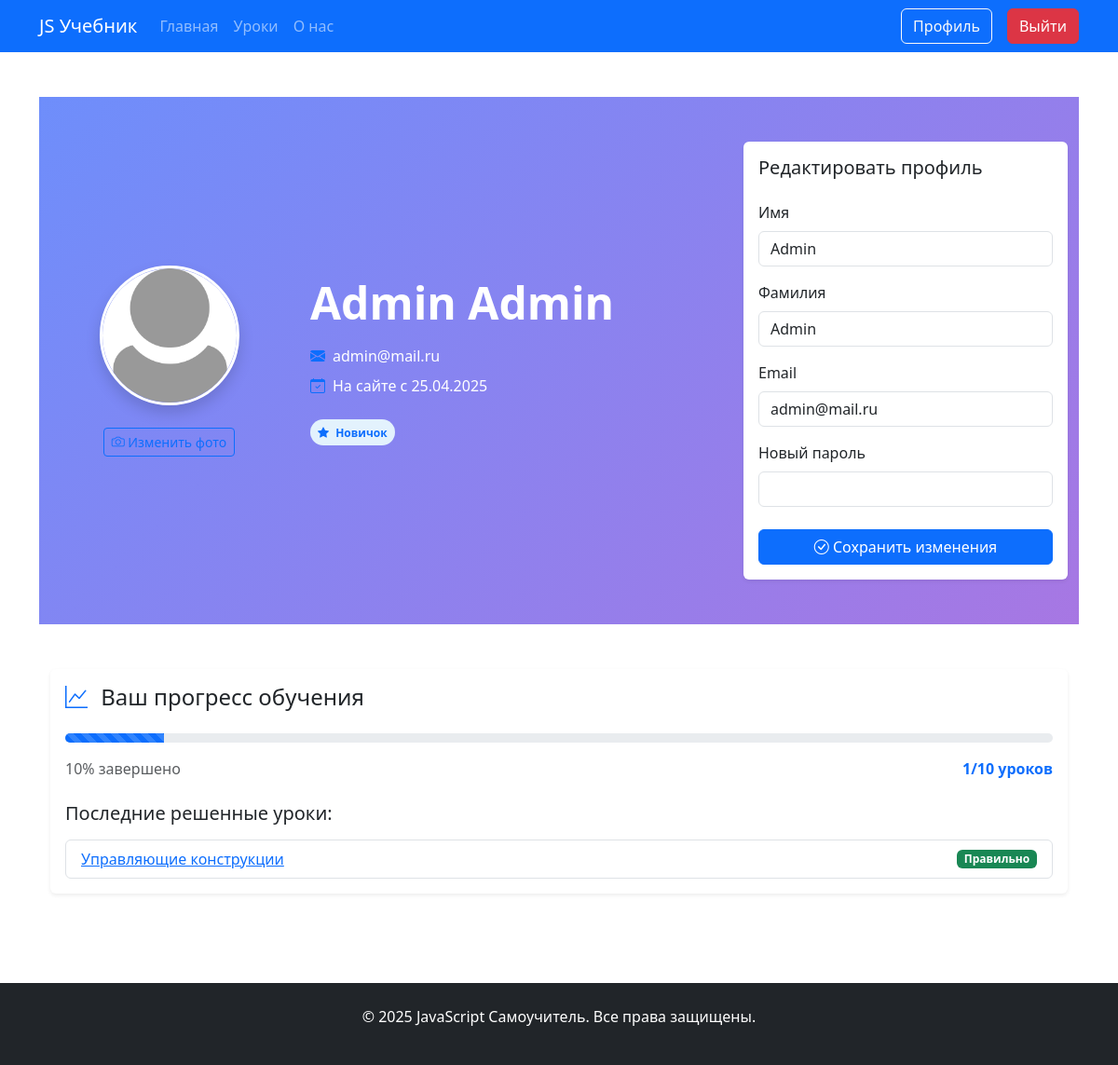
The app's page /profile (signed in), older data.
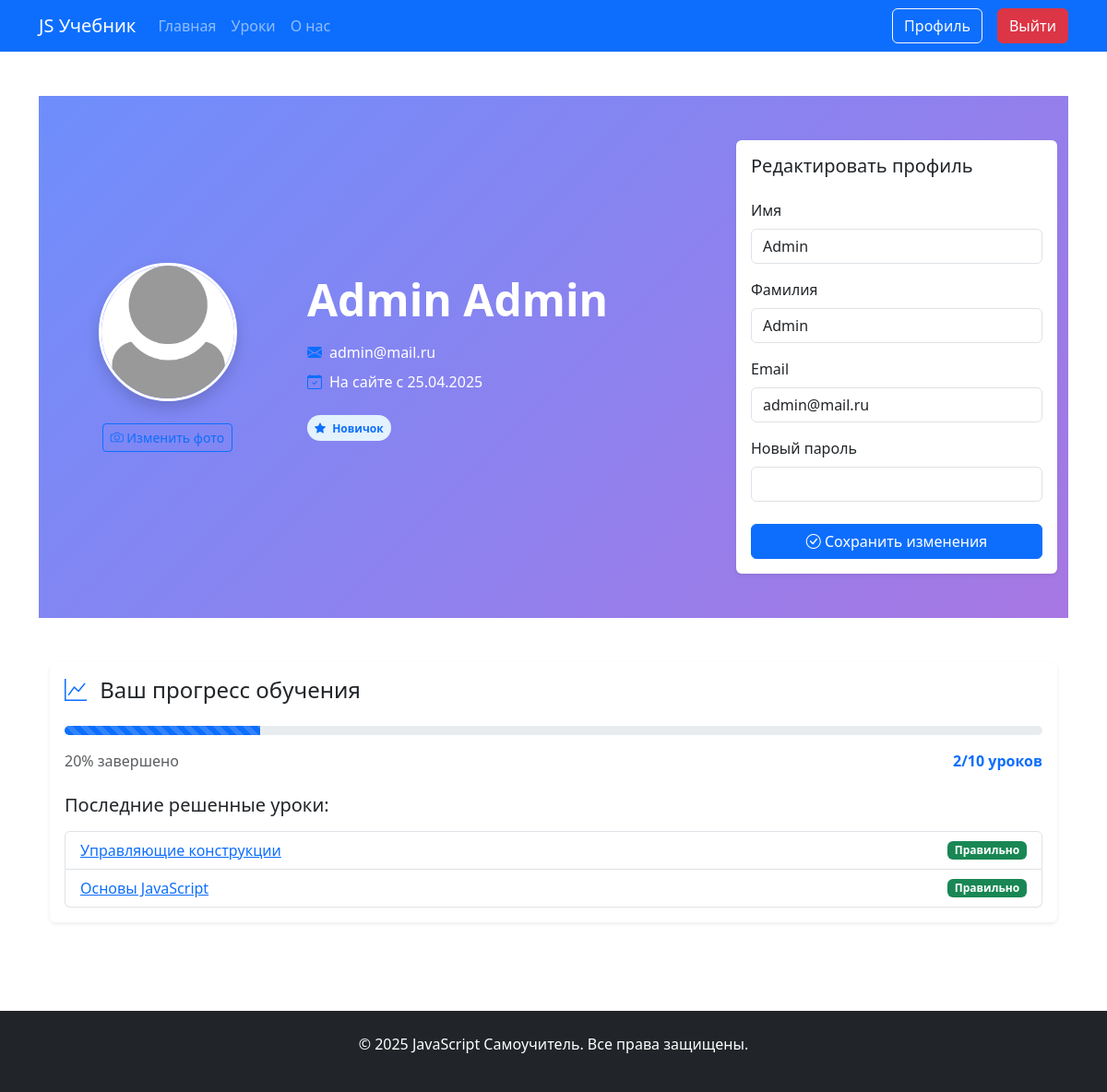
The same page, newer data.
### app.py (models this page shows, shortened)
class Users(db.Model):
    id = db.Column(db.Integer,primary_key=True)
    name = db.Column(db.String(100))
    surname = db.Column(db.String(100))
    email = db.Column(db.String(100), unique=True)
    password = db.Column(db.String(100), unique=True)
    root = db.Column(db.Integer, default=0)
    join_date = db.Column(db.DateTime, default=datetime.now)
    avatar = db.Column(db.String(120), default='default.jpg')
    userSolution = db.relationship('UserSolution', backref='users', lazy=True)

class UserSolution(db.Model):
    id = db.Column(db.Integer, primary_key=True)
    user_id = db.Column(db.Integer, db.ForeignKey('users.id'))
    lesson_id = db.Column(db.Integer, db.ForeignKey('lesson.id'))
    code = db.Column(db.Text)
    submitted_at = db.Column(db.DateTime, default=datetime.now)
    is_correct = db.Column(db.Boolean)

class Lesson(db.Model):
    id = db.Column(db.Integer, primary_key=True)
    title = db.Column(db.String(100), nullable=False)
    description = db.Column(db.String(100), nullable=False)
    content = db.Column(db.Text, nullable=False)
    task = db.Column(db.Text, nullable=False)
    solution = db.Column(db.Text, nullable=False)
    userSolution = db.relationship('UserSolution', backref='lesson', lazy=True)

### app.py (the view)
@app.route('/profile', methods=['GET', 'POST'])
def profile():
    if not 'name' in session:
        abort(401)
    user_id = Users.query.filter_by(email=session['name']).first().id
    total_lessons = Lesson.query.count()
    completed_lessons = UserSolution.query.filter_by(
        user_id=user_id,
        is_correct=True
    ).distinct(UserSolution.lesson_id).count()
    progress_percent = int((completed_lessons / total_lessons) * 100) if total_lessons > 0 else 0
    recent_solutions = UserSolution.query.filter_by(user_id=user_id).join(Lesson).all()
    return render_template("profile.html",
                         progress_percent=progress_percent,
                         completed_lessons=completed_lessons,
                         total_lessons=total_lessons,recent_solutions=recent_solutions)

### app.py (called while the page is built)
@app.context_processor
def inject_user():
    def get_user_name():
        if 'name' in session:
            return Users.query.filter_by(email=session['name']).first()
    return dict(active_user=get_user_name())

### templates/profile.html (shortened to what this page needs)
{% extends 'base.html' %}
{% block main %}
<div class="profile-header py-5 bg-light">
    <div class="container">
        <div class="row align-items-center">
            <div class="col-md-3 text-center mb-4 mb-md-0">
                <div class="avatar-container position-relative">
                    <img src="../static/img/upload/{{active_user.avatar}}"
                         class="avatar rounded-circle shadow mb-3"
                         alt="Аватар" width="150" height="150">
                    <button class="btn btn-outline-primary btn-sm mt-2 avatar-upload-btn">
                        <i class="bi bi-camera"></i> Изменить фото
                    </button>
                </div>
            </div>
            <div class="col-md-5">
                <h1 class="display-5 fw-bold mb-3">{{ active_user.name }} {{ active_user.surname }}</h1>
                <div class="d-flex align-items-center mb-2">
                    <i class="bi bi-envelope-fill text-primary me-2"></i>
                    <span>{{ active_user.email}}</span>
                </div>
                <div class="d-flex align-items-center">
                    <i class="bi bi-calendar-check text-primary me-2"></i>
                    <span>На сайте с {{ active_user.join_date.strftime('%d.%m.%Y') }}</span>
                </div>
                <div class="mt-4">
                    <div class="badge bg-primary-light text-primary rounded-pill p-2">
                        <i class="bi bi-star-fill me-1"></i> Новичок
                    </div>
                </div>
            </div>
            <div class="col-md-4">
                <div class="card border-0 shadow-sm">
                    <div class="card-body">
                        <h5 class="card-title mb-4">Редактировать профиль</h5>
                        <form action="{{url_for('edit_profile')}}" method="post">
                            <div class="mb-3">
                                <label for="regName" class="form-label">Имя</label>
                                <input type="text" class="form-control" id="regName" name="name" value="{{active_user.name}}" required>
                            </div>
                            <div class="mb-3">
                                <label for="regSurname" class="form-label">Фамилия</label>
                                <input type="text" class="form-control" id="regSurname" name="surname" value="{{active_user.surname}}" required>
                            </div>
                            <div class="mb-3">
                                <label for="regEmail" class="form-label">Email</label>
                                <input type="email" class="form-control" id="regEmail" name="email" value="{{active_user.email}}" required>
                            </div>
                            <div class="mb-4">
                                <label for="regPassword" class="form-label">Новый пароль</label>
                                <input type="password" class="form-control" id="regPassword" name="password" placeholder="">
                            </div>
                            <button type="submit" class="btn btn-primary w-100">
                                <i class="bi bi-check-circle"></i> Сохранить изменения
                            </button>
                        </form>
                    </div>
                </div>
            </div>
        </div>
    </div>
</div>
<div class="container my-5">
    <div class="row">
        <div class="col-lg-12 mx-auto">
            <div class="card border-0 shadow-sm">
                <div class="card-body">
                    <h4 class="card-title mb-4">
                        <i class="bi bi-graph-up text-primary me-2"></i> Ваш прогресс обучения
                    </h4>
                    <div class="progress mb-3" style="height: 10px;">
                        <div class="progress-bar bg-primary progress-bar-striped progress-bar-animated"
                             role="progressbar"
                             style="width: {{ progress_percent }}%;"
                             aria-valuenow="{{ progress_percent }}"
                             aria-valuemin="0"
                             aria-valuemax="100"></div>
                    </div>
                    <div class="d-flex justify-content-between mb-3">
                        <span class="text-muted">{{ progress_percent }}% завершено</span>
                        <span class="text-primary fw-bold">{{ completed_lessons }}/{{ total_lessons }} уроков</span>
                    </div>
                    <div class="mt-4">
                        <h5 class="mb-3">Последние решенные уроки:</h5>
                        <ul class="list-group">
                            {% for solution in recent_solutions %}
                            <li class="list-group-item d-flex justify-content-between align-items-center">
                                 <a href="/lesson/{{solution.lesson.id}}">{{ solution.lesson.title }}</a>
                                <span class="badge bg-{{ 'success' if solution.is_correct else 'danger' }}">
                                    {{ 'Правильно' if solution.is_correct else 'Неправильно' }}
                                </span>
                            </li>
                            {% endfor %}
                        </ul>
                    </div>
                </div>
            </div>
        </div>
    </div>
</div>
{% endblock %}

### templates/base.html (shortened to what this page needs)
<!DOCTYPE html>
<html lang="ru">
  <head>
    <link rel="stylesheet" href="{{ url_for('static', filename='css/bootstrap.min.css') }}">
    <link
      rel="stylesheet"
      href="https://cdn.jsdelivr.net/npm/bootstrap-icons@1.10.0/font/bootstrap-icons.css"
    />
    <link rel="stylesheet" href="{{ url_for('static', filename='css/style.css') }}">
  </head>
  <body>
    <nav class="navbar navbar-expand-lg navbar-dark bg-primary">
      <div class="container">
        <a class="navbar-brand" href="/">JS Учебник</a>
        <div class="collapse navbar-collapse" id="navbarNav">
          <ul class="navbar-nav me-auto">
            <li class="nav-item">
              <a class="nav-link" href="/">Главная</a>
            </li>
            <li class="nav-item">
              <a class="nav-link" href="/lessons">Уроки</a>
            </li>
            <li class="nav-item">
              <a class="nav-link" href="/about">О нас</a>
            </li>
          </ul>
          <div class="d-flex">
            {%if 'name' in session and active_user %}
            <a href="/profile" class="btn btn-outline-light ms-3">Профиль</a>
            <a href="/logout" class="btn btn-danger ms-3">Выйти</a>
            {% else %}
            <a href="/auth" class="btn btn-outline-light"
                >Вход/Регистрация</a
                >
            {%endif%}
          </div>
        </div>
      </div>
    </nav>
    <main class="container my-5" id="main-content">
        {% block main %} {% endblock %}
    </main>
    <footer class="bg-dark text-white py-4">
      <div class="container text-center">
        <p>&copy; 2025 JavaScript Самоучитель. Все права защищены.</p>
      </div>
    </footer>
  </body>
</html>

### static/css/style.css (style rules this page uses)
html, body { height: 100%; margin: 0; }
body { display: flex; flex-direction: column; }
.progress { height: 1.5rem; }
.card { transition: transform 0.3s, box-shadow 0.3s; }
main { flex: 1 0 auto; }
footer { flex-shrink: 0; }
.profile-header { background: linear-gradient(135deg, #6e8efb, #a777e3); color: white; }
.progress { height: 10px; }
.avatar { width: 150px; height: 150px; object-fit: cover; border: 5px solid white; }
.avatar { object-fit: cover; border: 3px solid white; box-shadow: 0 0.5rem 1rem rgba(0, 0, 0, 0.1); transition: all 0.3s ease; }
.avatar-container { display: flex; flex-direction: column; position: relative; align-items: center; }
.avatar-upload-btn { transition: all 0.3s ease; }
.bg-primary-light { background-color: #e3f2fd; }

Row changes from the older to the newer data that the page shows:
added UserSolution: lesson "Основы JavaScript", is_correct "Правильно"
Text that changed along with them:
{{ progress_percent }}: 10 → 20 (drawn)
{{ progress_percent }}: "10" → "20"
{{ completed_lessons }}: "1" → "2"
